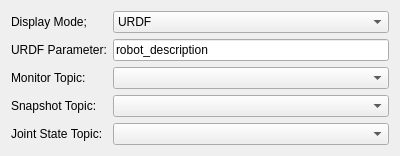
<?xml version="1.0" encoding="UTF-8"?>
<ui version="4.0">
 <class>EnvironmentMonitorWidget</class>
 <widget class="QWidget" name="EnvironmentMonitorWidget">
  <property name="geometry">
   <rect>
    <x>0</x>
    <y>0</y>
    <width>400</width>
    <height>152</height>
   </rect>
  </property>
  <property name="windowTitle">
   <string>Form</string>
  </property>
  <layout class="QFormLayout" name="formLayout">
   <item row="0" column="0">
    <widget class="QLabel" name="display_mode_label">
     <property name="text">
      <string>Display Mode;</string>
     </property>
    </widget>
   </item>
   <item row="0" column="1">
    <widget class="QComboBox" name="display_mode_combo_box">
     <item>
      <property name="text">
       <string>URDF</string>
      </property>
     </item>
     <item>
      <property name="text">
       <string>Monitor</string>
      </property>
     </item>
     <item>
      <property name="text">
       <string>Snapshot</string>
      </property>
     </item>
    </widget>
   </item>
   <item row="1" column="0">
    <widget class="QLabel" name="urdf_param_label">
     <property name="text">
      <string>URDF Parameter:</string>
     </property>
    </widget>
   </item>
   <item row="1" column="1">
    <widget class="QLineEdit" name="urdf_param_line_edit">
     <property name="text">
      <string>robot_description</string>
     </property>
    </widget>
   </item>
   <item row="4" column="0">
    <widget class="QLabel" name="joint_state_topic_label">
     <property name="text">
      <string>Joint State Topic:</string>
     </property>
    </widget>
   </item>
   <item row="4" column="1">
    <widget class="tesseract::gui::ROSTopicComboBox" name="joint_state_topic_combo_box"/>
   </item>
   <item row="2" column="0">
    <widget class="QLabel" name="monitor_topic_label">
     <property name="text">
      <string>Monitor Topic:</string>
     </property>
    </widget>
   </item>
   <item row="2" column="1">
    <widget class="tesseract::gui::ROSTopicComboBox" name="monitor_topic_combo_box"/>
   </item>
   <item row="3" column="0">
    <widget class="QLabel" name="snapshot_topic_label">
     <property name="text">
      <string>Snapshot Topic:</string>
     </property>
    </widget>
   </item>
   <item row="3" column="1">
    <widget class="tesseract::gui::ROSTopicComboBox" name="snapshot_topic_combo_box"/>
   </item>
  </layout>
 </widget>
 <customwidgets>
  <customwidget>
   <class>tesseract::gui::ROSTopicComboBox</class>
   <extends>QComboBox</extends>
   <header>tesseract_qt_ros/widgets/ros_topic_combo_box.h</header>
  </customwidget>
 </customwidgets>
 <resources/>
 <connections/>
</ui>
